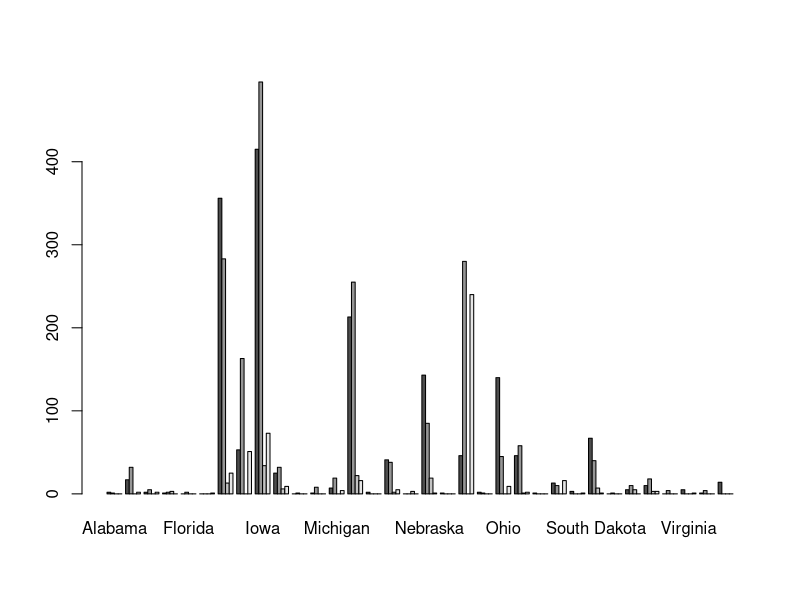
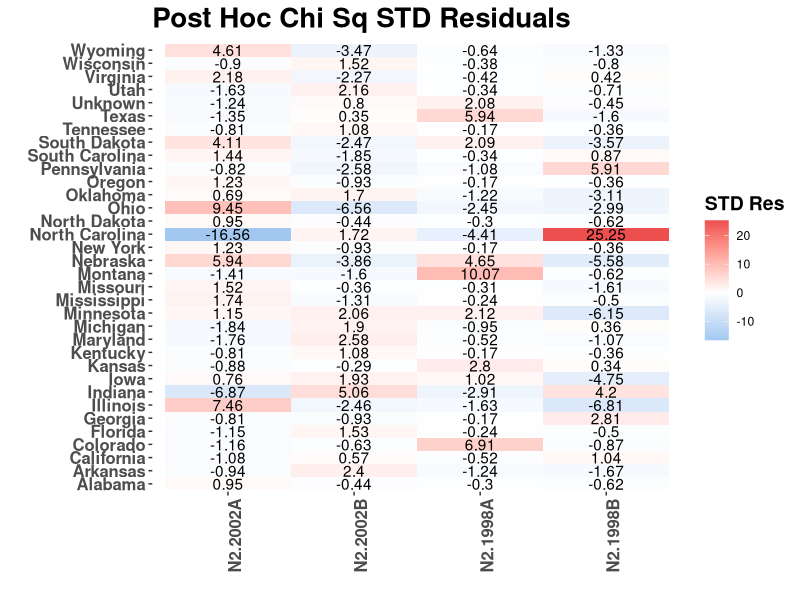
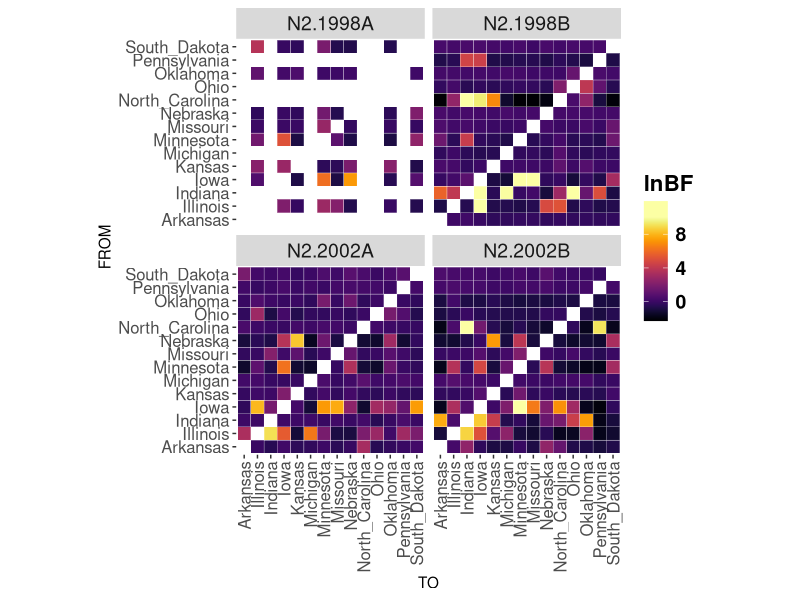
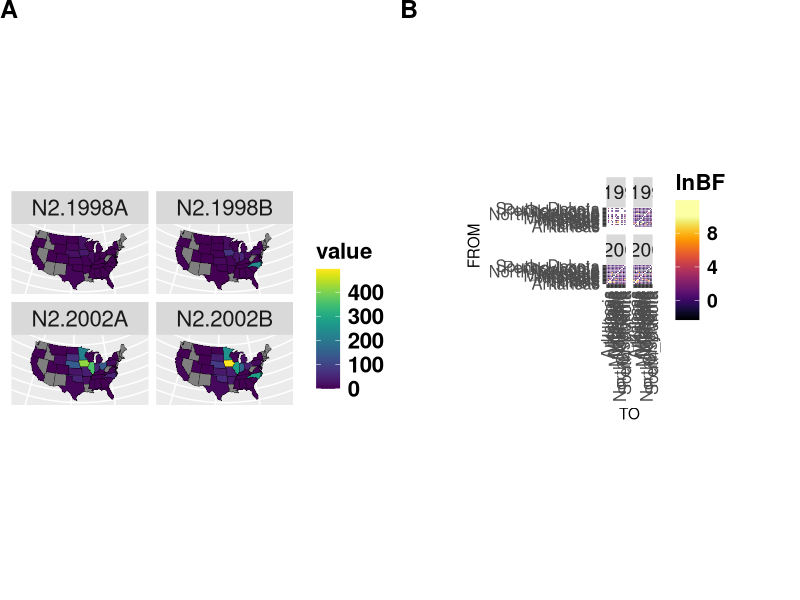
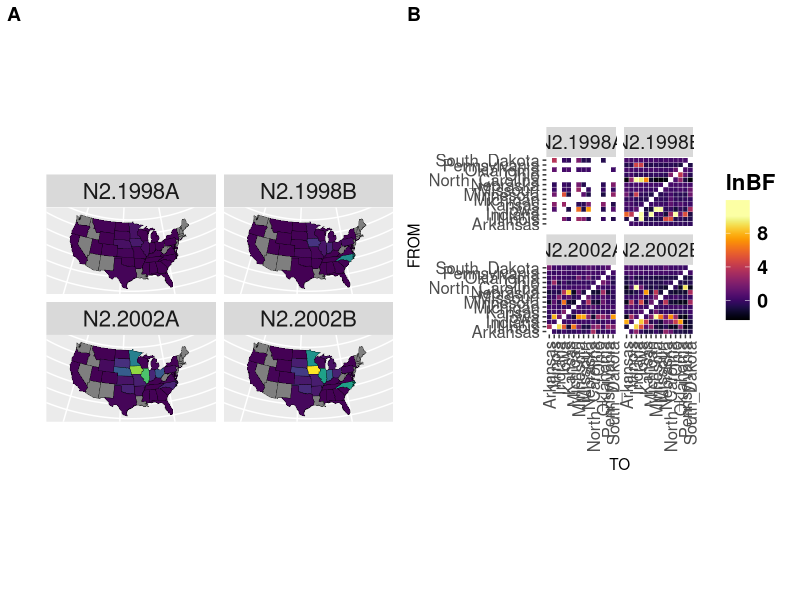
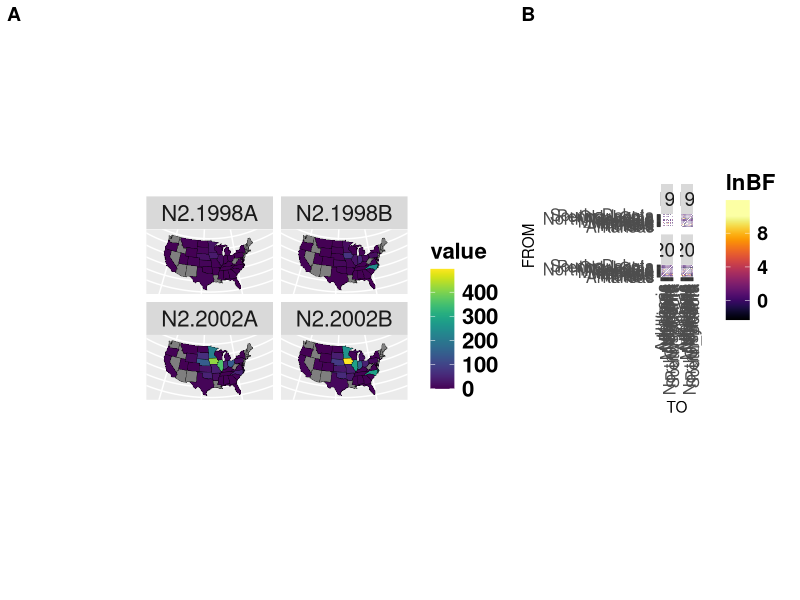
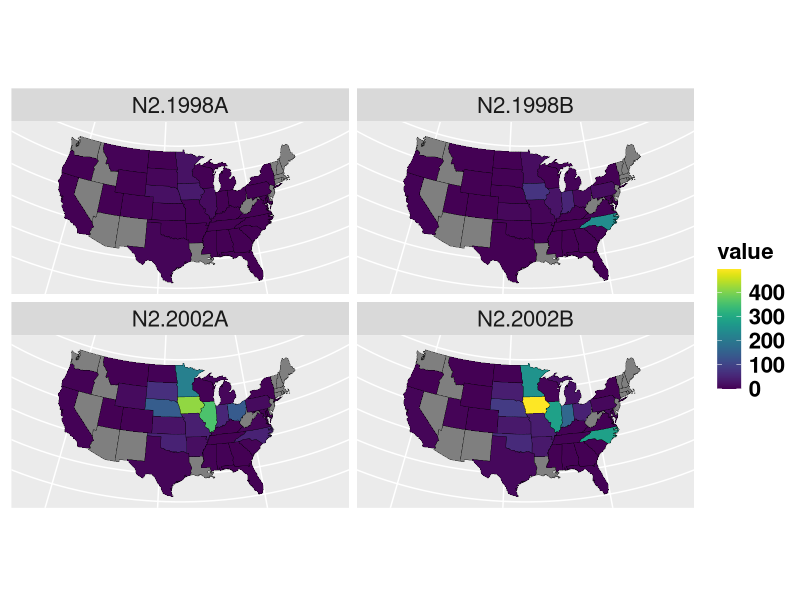

Write the R code that produced these figures, in order.
library(reshape2)
library(maps)
library(ggplot2)
library(dplyr)
library(mapproj)
library(viridis)

###########
#LOAD DATA#
###########
allData <- read.csv("states_clades.csv")

#Reshape data
haState <- dcast(allData, state ~ HA_clade, value.var = "HA_clade")
rownames(haState) <- haState$state
haState <- subset(haState, select = -c(state))
#haState <- subset(haState, select = -c(pdmh1,gamma,delta_like,beta,cluster_ivf,cluster_ive,cluster_ivd,cluster_ivc))

#Reshape data
naState <- dcast(allData, state ~ NA_clade, value.var = "NA_clade")
rownames(naState) <- naState$state
keeps <- c("N2.2002A","N2.2002B","N2.1998A","N2.1998B")
naState <- subset(naState, select=keeps)

#plot
barplot(as.matrix(t(naState)),beside = TRUE)

##############################
#CHI SQUARE & Fischer's Exact#
##############################
(chi <- chisq.test(naState))
(fet <- fisher.test(naState, workspace = 2e+5, simulate.p.value = TRUE, B = 10000))
#both p-values are significant

##################
#POST HOC TESTING#
##################
#find standardized residuals 
#https://rpubs.com/melike/heatmapTable
naCo <- melt(t(chi$stdres))
naCo <- naCo[order(naCo$value),] #sort
ggplot(naCo, aes(Var1, Var2)) + # x and y axes => Var1 and Var2
  geom_tile(aes(fill = value)) + # background colours are mapped according to the value column
  geom_text(aes(fill = naCo$value, label = round(naCo$value, 2))) + # write the values
  scale_fill_gradient2(low = "#67adea", 
                       mid = "white", 
                       high = "#ed4e4e", 
                       midpoint = 0) +  # determine the colour
  theme(panel.grid.major.x=element_blank(), #no gridlines
        panel.grid.minor.x=element_blank(), 
        panel.grid.major.y=element_blank(), 
        panel.grid.minor.y=element_blank(),
        panel.background=element_rect(fill="white"), # background=white
        axis.text.x = element_text(angle=90, hjust = 1,vjust=1,size = 12,face = "bold"),
        plot.title = element_text(size=20,face="bold"),
        legend.title=element_text(face="bold", size=14),
        axis.text.y = element_text(size = 12,face = "bold")) + 
  ggtitle("Post Hoc Chi Sq STD Residuals") + 
  scale_x_discrete(name="") +
  scale_y_discrete(name="") +
  labs(fill="STD Res")
#write.csv(chi$stdres,"stdres.csv")


##############
#PLOT NA MAPS#
##############
#http://socviz.co/maps.html
##ggplot
us_states <- map_data("state")

#Melt data into usable format
naState <- dcast(allData, state ~ NA_clade, value.var = "NA_clade")
naState = naState[,c(1,4,5,7,8)]
rownames(naState) <- naState$state
naState <- melt(naState)
naState$region <- tolower(naState$state)
us_states <- map_data("state")
us_states_na <- left_join(us_states, naState)
#us_states_na$value[is.na(us_states_na$value)] <- 0

# ==== Jennifer (this is a hack, probably should fix this somewhere earlier)
st_na<-subset(us_states_na, is.na(variable)) # hope NAs are the same across all N2's :P
for(s in c("N2.2002A","N2.2002B","N2.1998A","N2.1998B")){        # add NAs states for each group
  print(s)
  st_na$variable=s
  us_states_na=rbind(us_states_na,st_na)
}
us_states_na=subset(us_states_na, !is.na(variable)) # Remove the NAs
# ==== End Hack
#using tiff() and dev.off
tiff('test.tiff', units="in", width=13.5, height=9, res=300, compression = 'lzw')

#Plot geographies
(plot1 <- ggplot(data = us_states_na, aes(x = long, y = lat, group = group, fill = value)) + 
  geom_polygon(color = "black", size = 0.1) +
  coord_map(projection = "albers", lat0 = 39, lat1 = 45) +
  #scale_fill_gradient(low = "#EEEEEE", high = "#CB454A") +
  scale_fill_viridis(option="viridis") +
  #labs(title = "N2 detection by state") +
  theme(axis.title.x=element_blank(),
    strip.text.x = element_text(size = 16),
    axis.text.x=element_blank(),
    axis.ticks.x=element_blank(),
    axis.title.y=element_blank(),
    axis.text.y=element_blank(),
    axis.ticks.y=element_blank(),
    plot.title = element_text(size=20,face="bold"),
    legend.title=element_text(face="bold", size=16),
    legend.text=element_text(face="bold", size=16))+
facet_wrap(~variable, ncol = 2)
)

dev.off()

#Load data
bf98A <- read.csv("98A.txt", sep="\t")
bf98B <- read.csv("98B.txt", sep="\t")
bf02A <- read.csv("02A.txt", sep="\t")
bf02B <- read.csv("02B.txt", sep="\t")
bf98A$logBF = log(bf98A$BAYES_FACTOR)
bf98B$logBF = log(bf98B$BAYES_FACTOR)
bf02A$logBF = log(bf02A$BAYES_FACTOR)
bf02B$logBF = log(bf02B$BAYES_FACTOR)

#Plot ln(BF)
bf98A$N2 = "N2.1998A"
bf98B$N2 = "N2.1998B"
bf02A$N2 = "N2.2002A"
bf02B$N2 = "N2.2002B"
allbf = rbind(bf98A,bf98B,bf02A,bf02B)

#Presort
allbf <- allbf[with(allbf, order(allbf$FROM, allbf$TO)),]

#Eliminate some data
allbf <- allbf[!(allbf$FROM == "Colorado"),]
allbf <- allbf[!(allbf$FROM == "Maryland"),]
allbf <- allbf[!(allbf$FROM == "Wyoming"),]
allbf <- allbf[!(allbf$FROM == "Mississippi"),]
allbf <- allbf[!(allbf$FROM == "Alabama"),]
allbf <- allbf[!(allbf$FROM == "Virginia"),]
allbf <- allbf[!(allbf$FROM == "South_Carolina"),]
allbf <- allbf[!(allbf$FROM == "Georgia"),]
allbf <- allbf[!(allbf$FROM == "California"),]
allbf <- allbf[!(allbf$FROM == "Texas"),]
allbf <- allbf[!(allbf$FROM == "Montana"),]
allbf <- allbf[!(allbf$TO == "Colorado"),]
allbf <- allbf[!(allbf$TO == "Maryland"),]
allbf <- allbf[!(allbf$TO == "Wyoming"),]
allbf <- allbf[!(allbf$TO == "Mississippi"),]
allbf <- allbf[!(allbf$TO == "Alabama"),]
allbf <- allbf[!(allbf$TO == "Virginia"),]
allbf <- allbf[!(allbf$TO == "South_Carolina"),]
allbf <- allbf[!(allbf$TO == "Georgia"),]
allbf <- allbf[!(allbf$TO == "California"),]
allbf <- allbf[!(allbf$TO == "Texas"),]
allbf <- allbf[!(allbf$TO == "Montana"),]

#Plot
(plot2 <- ggplot(data = allbf, aes(x=TO, y=FROM, fill=logBF)) + 
  geom_tile(color="white") + 
  coord_equal() +
  scale_fill_viridis(option="inferno",
                     name = "lnBF",
                     #Rescale to account BF between 0 and 10
                     rescaler = function(x, to = c(0, 1), from = NULL) {
                       ifelse(x<10, 
                              scales::rescale(x,
                                              to = to,
                                              from = c(min(x, na.rm = TRUE), 10)),
                              1)
                     }
  ) +
  #scale_fill_gradientn(colors = viridis_pal(option="inferno")(9), limits=c(-5, 10), na.value = "#FDE725FF") +
  #ggtitle("Ln Bayes Factor of N2 Location Transmission") + 
  theme(axis.text.x = element_text(angle = 90, hjust = 1, size=12,vjust=0.5),
        panel.background = element_blank(),
        #axis.title.x=element_blank(),
        strip.text.x = element_text(size = 14),
        #axis.ticks.x=element_blank(),
        #axis.title.y=element_blank(),
        axis.text.y=element_text(size = 12),
        #axis.ticks.y=element_blank(),
        plot.title = element_text(size=24,face="bold"),
        legend.title=element_text(face="bold", size=16),
        legend.text=element_text(face="bold", size = 14)) +
  facet_wrap(~N2,nrow = 2)
)

#Plot together as A, B
library(cowplot)
plot_grid(plot1, plot2, labels = "AUTO", label_size = 18, nrow = 1, hjust = 0, vjust = 1,scale = c(1.0, 0.7)) #Figure 5
 plot_grid(plot1, plot2, labels = "AUTO", align = 'v', scale = c(1.5, 1.0))
plot_grid(plot1, plot2, labels = "AUTO", align = 'v', rel_widths = c(1.8,1))

#mixplot <- plot_grid(plot1, plot2, labels = "AUTO", label_size = 18)
#title <- ggdraw() + draw_label("Effective population size over time", fontface='bold', size = 20)
#plot_grid(mixplot, ncol=1, rel_heights=c(0.1, 1))
